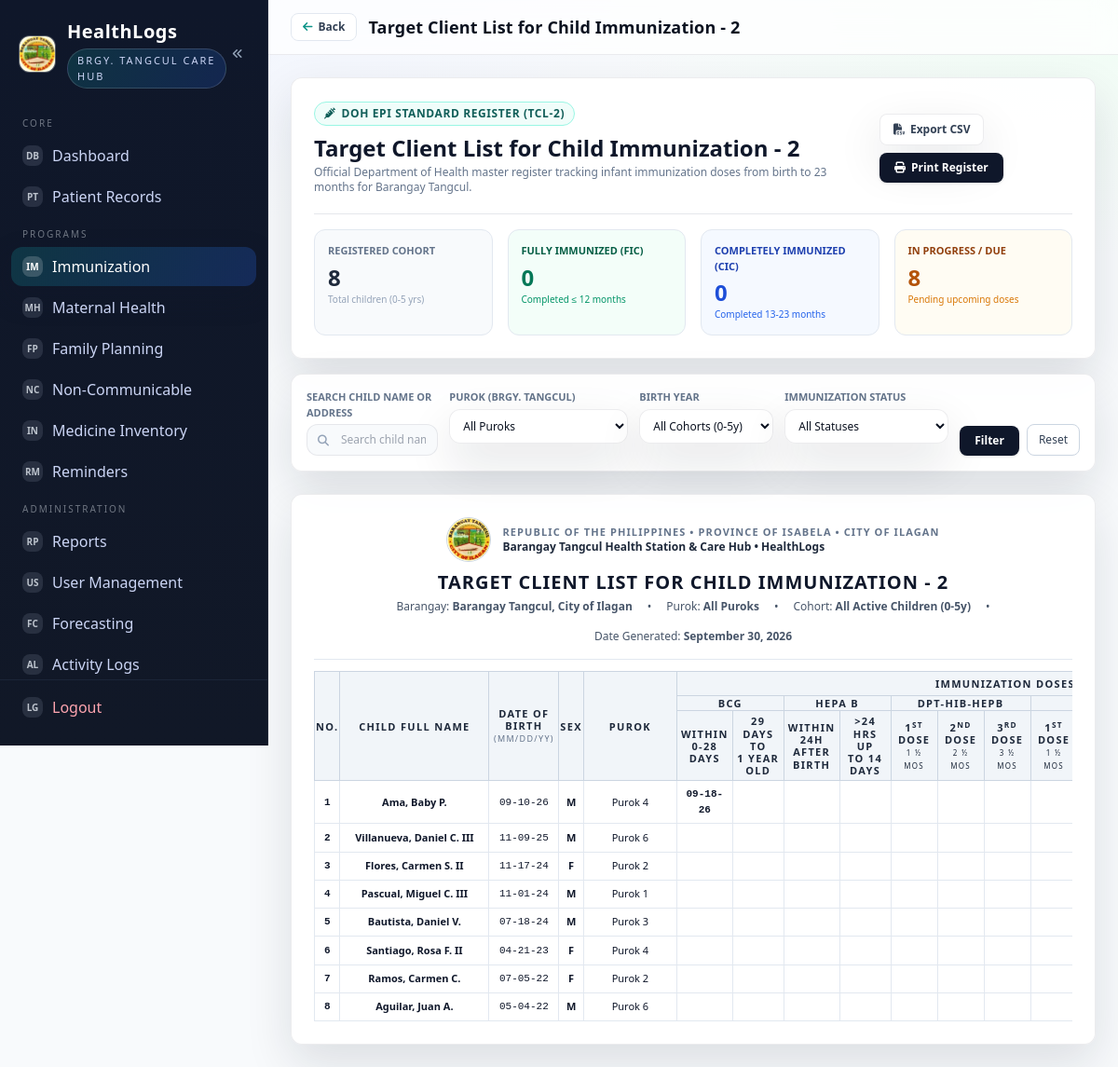
Page /public/immunization/tcl.php (signed in) on the committed database.
### tables this page shows
CREATE TABLE patients (
  id BIGINT UNSIGNED AUTO_INCREMENT PRIMARY KEY,
  household_id BIGINT UNSIGNED NULL,
  philhealth_no VARCHAR(30) NULL,
  national_id VARCHAR(30) NULL,
  first_name VARCHAR(80) NOT NULL,
  middle_name VARCHAR(80) NULL,
  last_name VARCHAR(80) NOT NULL,
  suffix VARCHAR(10) NULL,
  sex ENUM('male','female') NOT NULL,
  birth_date DATE NOT NULL,
  blood_type VARCHAR(5) NULL,
  contact_no VARCHAR(30) NULL,
  email VARCHAR(120) NULL,
  address_line VARCHAR(255) NULL,
  barangay VARCHAR(120) NOT NULL,
  city_municipality VARCHAR(120) NOT NULL,
  province VARCHAR(120) NOT NULL,
  status ENUM('active','inactive','deceased') NOT NULL DEFAULT 'active',
  created_at DATETIME NOT NULL DEFAULT CURRENT_TIMESTAMP,
  updated_at DATETIME NULL ON UPDATE CURRENT_TIMESTAMP,
  CONSTRAINT fk_patients_household FOREIGN KEY (household_id) REFERENCES households(id)
);

### public/immunization/tcl.php (the view, shortened to what the rows shown need)
<?php
require __DIR__ . '/../partials/bootstrap.php';
$yearFilter = trim($_GET['year'] ?? 'all');
$whereClauses = ["p.status = 'active'"];
$params = [];
if ($yearFilter !== 'all' && is_numeric($yearFilter)) {
    $whereClauses[] = "YEAR(p.birth_date) = ?";
    $params[] = (int)$yearFilter;
} else {
    $whereClauses[] = "p.birth_date >= DATE_SUB(CURDATE(), INTERVAL 5 YEAR)";
}
$whereSql = implode(' AND ', $whereClauses);
$childrenSql = "
    SELECT
        p.id,
        p.first_name,
        p.middle_name,
        p.last_name,
        p.suffix,
        p.sex,
        p.birth_date,
        p.address_line,
        p.barangay,
        p.contact_no,
        p.created_at AS registration_date,
        TIMESTAMPDIFF(MONTH, p.birth_date, CURDATE()) AS age_months,
        DATEDIFF(CURDATE(), p.birth_date) AS age_days
    FROM patients p
    WHERE $whereSql
    ORDER BY p.birth_date DESC, p.last_name ASC
";
$stmtChildren = $pdo->prepare($childrenSql);
$stmtChildren->execute($params);
$children = $stmtChildren->fetchAll(PDO::FETCH_ASSOC);
$childIds = array_column($children, 'id');
$recordsByChild = [];
if (!empty($childIds)) {
    $inPlaceholders = implode(',', array_fill(0, count($childIds), '?'));
    $recSql = "
        SELECT
            r.id,
            r.patient_id,
            r.dose_no,
            r.administered_on,
            r.administered_at,
            r.lot_no,
            r.notes,
            v.name AS vaccine_name,
            v.code AS vaccine_code
        FROM immunization_records r
        JOIN vaccines v ON v.id = r.vaccine_id
        WHERE r.patient_id IN ($inPlaceholders)
        ORDER BY r.administered_on ASC, r.dose_no ASC
    ";
    $stmtRec = $pdo->prepare($recSql);
    $stmtRec->execute($childIds);
    $allRecords = $stmtRec->fetchAll(PDO::FETCH_ASSOC);
    foreach ($allRecords as $r) {
        $recordsByChild[$r['patient_id']][] = $r;
    }
}
function mapChildTclDoses(array $child, array $records): array
{
    $birthDate = !empty($child['birth_date']) ? new DateTime($child['birth_date']) : null;
    $doses = [
        'bcg_0_28' => null,
        'bcg_29_1yr' => null,
        'hepab_24h' => null,
        'hepab_more_24h' => null,
        'penta_1' => null,
        'penta_2' => null,
        'penta_3' => null,
        'opv_1' => null,
        'opv_2' => null,
        'opv_3' => null,
        'ipv_1' => null,
        'ipv_2' => null,
        'pcv_1' => null,
        'pcv_2' => null,
        'pcv_3' => null,
        'mmr_1' => null,
        'mmr_2' => null,
        'fic_date' => null,
        'cic_date' => null,
        'remarks' => '',
    ];
    $latestDateForFic = null;
    $hasBcg = false;
    $pentaCount = 0;
    $opvCount = 0;
    $mmrCount = 0;
    $notes = [];
    foreach ($records as $rec) {
        $vName = strtoupper($rec['vaccine_name'] ?? '');
        $vCode = strtoupper($rec['vaccine_code'] ?? '');
        $adminDateStr = !empty($rec['administered_on']) ? $rec['administered_on'] : (!empty($rec['administered_at']) ? substr($rec['administered_at'], 0, 10) : null);
        $adminDate = new DateTime($adminDateStr);
        $formattedDate = $adminDate->format('m-d-y');
        $ageDaysAtAdmin = $birthDate ? (int)$birthDate->diff($adminDate)->format('%r%a') : 0;
        if (str_contains($vCode, 'BCG') || str_contains($vName, 'BCG')) {
            $hasBcg = true;
            if ($ageDaysAtAdmin <= 28) {
                $doses['bcg_0_28'] = $formattedDate;
            } else {
                $doses['bcg_29_1yr'] = $formattedDate;
            }
        }
        elseif (str_contains($vCode, 'HEPB') || str_contains($vName, 'HEPATITIS B') || str_contains($vName, 'HEPA B')) {
            if ($ageDaysAtAdmin <= 1) {
                $doses['hepab_24h'] = $formattedDate;
            } else {
                $doses['hepab_more_24h'] = $formattedDate;
            }
        }
        if (!empty($rec['notes'])) {
            $notes[] = $rec['notes'];
        }
    }
    $isCompletePrimary = $hasBcg && ($pentaCount >= 3) && ($opvCount >= 3) && ($mmrCount >= 1);
    if ($doses['fic_date']) {
        $doses['remarks'] = 'FIC Completed (' . $doses['fic_date'] . ')';
    } elseif ($doses['cic_date']) {
        $doses['remarks'] = 'CIC Completed (' . $doses['cic_date'] . ')';
    } elseif (!$hasBcg) {
        $doses['remarks'] = 'Due for BCG';
    } elseif (!$doses['hepab_24h'] && !$doses['hepab_more_24h']) {
        $doses['remarks'] = 'Due for Hepa B';
    } elseif ($pentaCount < 3) {
        $doses['remarks'] = 'Due for Penta ' . ($pentaCount + 1);
    } elseif ($opvCount < 3) {
        $doses['remarks'] = 'Due for OPV ' . ($opvCount + 1);
    } elseif ($mmrCount < 1) {
        $doses['remarks'] = 'Due for MMR 1 (9 mos)';
    } elseif ($mmrCount < 2) {
        $doses['remarks'] = 'Due for MMR 2 (12 mos)';
    } else {
        $doses['remarks'] = !empty($notes) ? implode('; ', array_slice($notes, 0, 2)) : 'Up to Date';
    }
    return $doses;
}
$tclRows = [];
foreach ($children as $c) {
    $cRecords = $recordsByChild[$c['id']] ?? [];
    $doseData = mapChildTclDoses($c, $cRecords);
    $tclRows[] = [
        'child' => $c,
        'doses' => $doseData,
    ];
}
require __DIR__ . '/../partials/header.php';
?>
<div class="bg-white p-5 sm:p-6 rounded-xl shadow border border-slate-100 print:hidden">
  <div class="flex flex-col md:flex-row md:items-center md:justify-between gap-4">
    <div>
      <h2 class="text-2xl font-bold text-slate-900 mt-2">Target Client List for Child Immunization - 2</h2>
    </div>
  </div>
</div>
<div class="mt-6 bg-white p-4 sm:p-6 rounded-xl shadow border border-slate-200">
  <div class="text-center pb-4 mb-3 border-b border-slate-200">
    <h1 class="text-lg sm:text-xl font-extrabold uppercase text-slate-900 tracking-wider mt-0.5">TARGET CLIENT LIST FOR CHILD IMMUNIZATION - 2</h1>
  </div>
  <div class="overflow-x-auto -mx-4 sm:mx-0">
    <table class="w-full tcl-table min-w-[1360px]">
      <thead>
        <tr>
          <th rowspan="3" class="w-8">No.</th>
          <th rowspan="3" class="min-w-[160px]">Child Full Name</th>
          <th rowspan="3" class="min-w-[75px]">Date of Birth<br><span class="text-[9px] font-normal text-slate-500">(mm/dd/yy)</span></th>
          <th rowspan="3" class="w-8">Sex</th>
          <th rowspan="3" class="min-w-[100px]">Purok</th>
          <th colspan="17" class="bg-teal-50 text-teal-900 font-extrabold uppercase tracking-wide py-1.5 border-teal-200">
            Immunization Doses Administered <span class="text-[10px] font-normal lowercase">(mm-dd-yy)</span>
          </th>
        </tr>
        <tr>
          <th colspan="2" class="bg-slate-100 text-slate-800 font-bold">BCG</th>
          <th colspan="2" class="bg-slate-100 text-slate-800 font-bold">Hepa B</th>
          <th colspan="3" class="bg-slate-100 text-slate-800 font-bold">DPT-HiB-HepB</th>
          <th colspan="3" class="bg-slate-100 text-slate-800 font-bold">OPV</th>
        </tr>
        <tr>
          <th class="text-[9px] font-semibold py-1 px-1 bg-slate-50 text-slate-700 min-w-[55px]">within<br>0-28 days</th>
          <th class="text-[9px] font-semibold py-1 px-1 bg-slate-50 text-slate-700 min-w-[55px]">29 days to<br>1 year old</th>
          <th class="text-[9px] font-semibold py-1 px-1 bg-slate-50 text-slate-700 min-w-[55px]">within 24h<br>after birth</th>
          <th class="text-[9px] font-semibold py-1 px-1 bg-slate-50 text-slate-700 min-w-[55px]">&gt;24 hrs up<br>to 14 days</th>
          <th class="text-[9px] font-semibold py-1 px-1 bg-slate-50 text-slate-700 min-w-[50px]">1<sup>st</sup> dose<br><span class="text-[8px] font-normal">1 &frac12; mos</span></th>
          <th class="text-[9px] font-semibold py-1 px-1 bg-slate-50 text-slate-700 min-w-[50px]">2<sup>nd</sup> dose<br><span class="text-[8px] font-normal">2 &frac12; mos</span></th>
          <th class="text-[9px] font-semibold py-1 px-1 bg-slate-50 text-slate-700 min-w-[50px]">3<sup>rd</sup> dose<br><span class="text-[8px] font-normal">3 &frac12; mos</span></th>
          <th class="text-[9px] font-semibold py-1 px-1 bg-slate-50 text-slate-700 min-w-[50px]">1<sup>st</sup> dose<br><span class="text-[8px] font-normal">1 &frac12; mos</span></th>
        </tr>
      </thead>
      <tbody>
        <?php if (empty($tclRows)): ?>
          <tr>
            <td colspan="<?= can_manage_clinical_records() ? '26' : '25' ?>" class="py-8 text-center text-slate-400">No child immunization records matching the selected filters.</td>
          </tr>
        <?php else: ?>
          <?php $idx = 1; foreach ($tclRows as $row): ?>
            <?php
              $c = $row['child'];
              $d = $row['doses'];
              $fullName = trim($c['last_name'] . ', ' . $c['first_name'] . ' ' . ($c['middle_name'] ? substr($c['middle_name'], 0, 1) . '.' : '') . ' ' . ($c['suffix'] ?? ''));
              $bDateFormatted = !empty($c['birth_date']) ? date('m-d-y', strtotime($c['birth_date'])) : '--';
              $sexInitial = strtoupper(substr($c['sex'] ?? 'M', 0, 1));
            ?>
            <tr>
              <td class="font-mono text-slate-500 font-semibold"><?= $idx++ ?></td>
              <td class="text-left font-bold text-slate-900 whitespace-nowrap">
                <a href="/HealthLogs/public/patients/form.php?id=<?= $c['id'] ?>" class="hover:text-teal-700 hover:underline">
                  <?= h($fullName) ?>
                </a>
              </td>
              <td class="font-mono text-slate-700 whitespace-nowrap"><?= h($bDateFormatted) ?></td>
              <td class="font-semibold text-slate-600"><?= h($sexInitial) ?></td>
              <td class="text-left text-[10px] text-slate-600 whitespace-nowrap">
                <?= h($c['barangay'] ?: 'Brgy. Tangcul') ?>
              </td>
              <td class="tcl-date-val"><?= $d['bcg_0_28'] ? h($d['bcg_0_28']) : '' ?></td>
              <td class="tcl-date-val"><?= $d['bcg_29_1yr'] ? h($d['bcg_29_1yr']) : '' ?></td>
              <td class="tcl-date-val"><?= $d['hepab_24h'] ? h($d['hepab_24h']) : '' ?></td>
              <td class="tcl-date-val"><?= $d['hepab_more_24h'] ? h($d['hepab_more_24h']) : '' ?></td>
              <td class="tcl-date-val"><?= $d['penta_1'] ? h($d['penta_1']) : '' ?></td>
              <td class="tcl-date-val"><?= $d['penta_2'] ? h($d['penta_2']) : '' ?></td>
              <td class="tcl-date-val"><?= $d['penta_3'] ? h($d['penta_3']) : '' ?></td>
              <td class="tcl-date-val"><?= $d['opv_1'] ? h($d['opv_1']) : '' ?></td>
            </tr>
          <?php endforeach; ?>
        <?php endif; ?>
      </tbody>
    </table>
  </div>
</div>
<?php require __DIR__ . '/../partials/footer.php'; ?>

### rows in the picture
patients: fullName "Ama, Baby P.", birth_date "09-10-26", sex "M", barangay "Purok 4", bcg_0_28 "09-18-26"
patients: fullName "Villanueva, Daniel C. III", birth_date "11-09-25", sex "M", barangay "Purok 6"
patients: fullName "Flores, Carmen S. II", birth_date "11-17-24", sex "F", barangay "Purok 2"
patients: fullName "Pascual, Miguel C. III", birth_date "11-01-24", sex "M", barangay "Purok 1"
patients: fullName "Bautista, Daniel V.", birth_date "07-18-24", sex "M", barangay "Purok 3"
patients: fullName "Santiago, Rosa F. II", birth_date "04-21-23", sex "F", barangay "Purok 4"
patients: fullName "Ramos, Carmen C.", birth_date "07-05-22", sex "F", barangay "Purok 2"
patients: fullName "Aguilar, Juan A.", birth_date "05-04-22", sex "M", barangay "Purok 6"

### other values in the picture
$pageTitle "Target Client List for Child Immunization - 2"
$stats['total_children'] "8"
$stats['fic_count'] "0"
$stats['cic_count'] "0"
$stats['pending_count'] "8"
$barangayFilter ?: 'All Puroks' "All Puroks"
